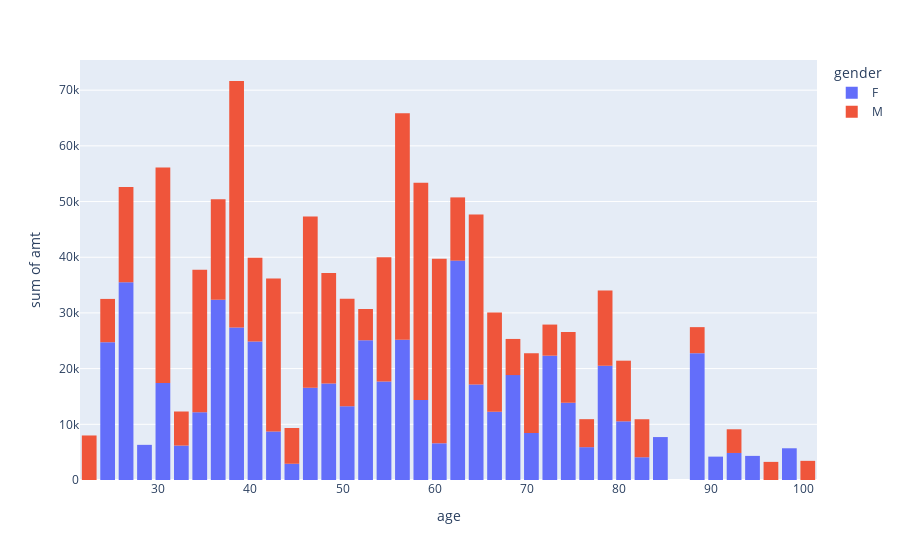

Notebook source saved alongside this figure:
### Markdown cell above
Analyse Bivariée

### Code cell
fig = px.histogram(dfmclean, x="age", y="amt", color="gender")
fig.update_layout(bargap=0.2)
fig.show()

#au total, + de femme qui sont victimes de fraudes que des hommes sauf 

#sur la trentaine c'est plus les hommes

##de façon général on observe que ceux sont un peu plus les hommes qui sont victimes de fraude bien qu'à un certains age la tendance soit plutôt des femmes

### Figure 1 — Plotly figure (JSON) as saved in the notebook; plotly's stock layout.template omitted (floating-point values rounded to 4 significant figures; data arrays with more than 128 entries replaced by an {"elided": "..."} marker saying what was removed)
{"data": [{"alignmentgroup": "True", "bingroup": "x", "histfunc": "sum", "hovertemplate": "gender=F<br>age=%{x}<br>sum of amt=%{y}<extra></extra>", "legendgroup": "F", "marker": {"color": "#636efa", "pattern": {"shape": ""}}, "name": "F", "offsetgroup": "F", "orientation": "v", "showlegend": true, "type": "histogram", "x": {"elided": "1164 int values"}, "xaxis": "x", "y": {"elided": "1164 float values"}, "yaxis": "y"}, {"alignmentgroup": "True", "bingroup": "x", "histfunc": "sum", "hovertemplate": "gender=M<br>age=%{x}<br>sum of amt=%{y}<extra></extra>", "legendgroup": "M", "marker": {"color": "#EF553B", "pattern": {"shape": ""}}, "name": "M", "offsetgroup": "M", "orientation": "v", "showlegend": true, "type": "histogram", "x": {"elided": "981 int values"}, "xaxis": "x", "y": {"elided": "981 float values"}, "yaxis": "y"}], "layout": {"bargap": 0.2, "barmode": "relative", "legend": {"title": {"text": "gender"}, "tracegroupgap": 0}, "margin": {"t": 60}, "xaxis": {"anchor": "y", "domain": [0, 1], "title": {"text": "age"}}, "yaxis": {"anchor": "x", "domain": [0, 1], "title": {"text": "sum of amt"}}}}
